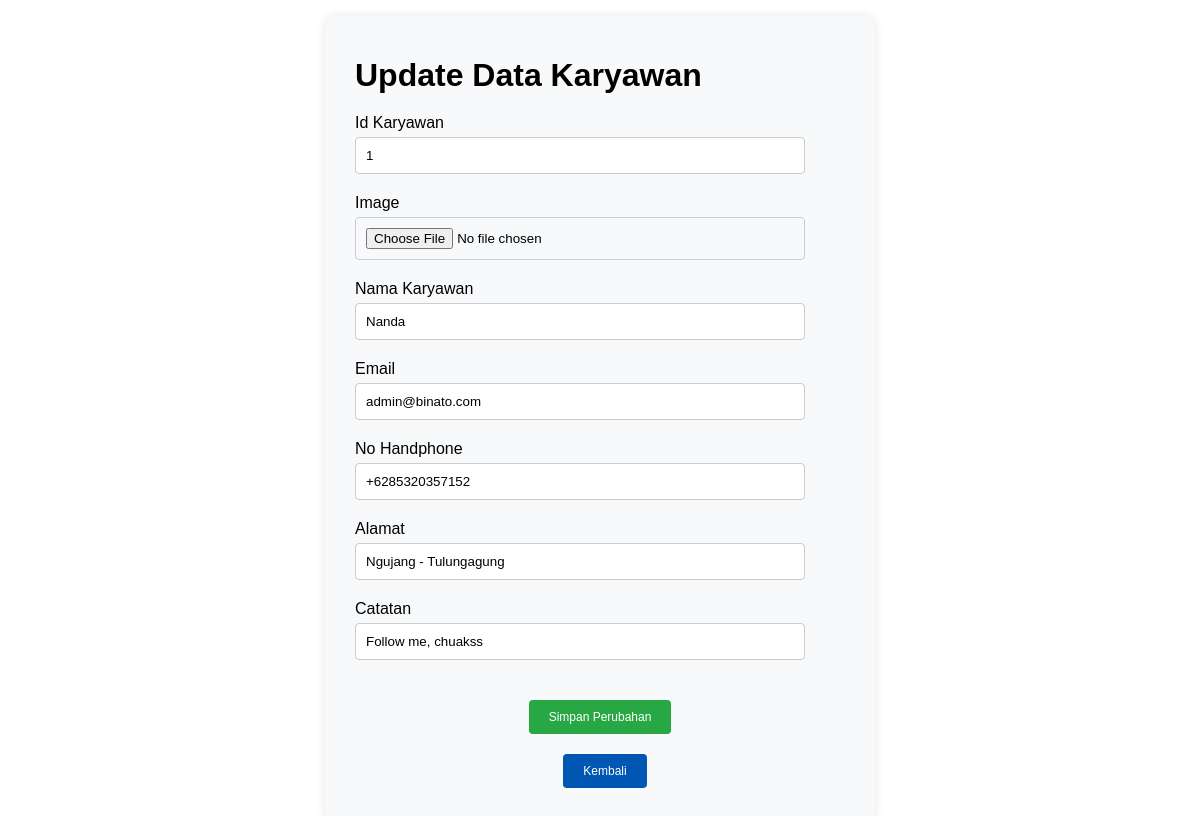
The app's page /karyawan/update_karyawan.php?id_karyawan=1 with its own data.
### tables this page shows
CREATE TABLE `karyawan` (
  `id_karyawan` int(11) NOT NULL,
  `nama_karyawan` varchar(100) NOT NULL,
  `email` varchar(255) NOT NULL,
  `no_hp` varchar(20) NOT NULL,
  `alamat` varchar(100) NOT NULL,
  `catatan` varchar(255) NOT NULL,
  `image` varchar(255) NOT NULL,
  `role` varchar(20) NOT NULL
);

### karyawan/update_karyawan.php (the view, shortened to what this page needs)
<?php
include('../conn.php');
$id_karyawan = $_GET["id_karyawan"];
$status = $conn->prepare("SELECT * FROM karyawan WHERE id_karyawan = :id_karyawan");
$status->bindParam(':id_karyawan', $id_karyawan);
$status->execute();
$data = $status->fetch();
?>
<head>
</head>
<body>
    <div class="container">
        <div class="form-container">
            <h1>Update Data Karyawan</h1>
            <form method="post" enctype="multipart/form-data">
                <div>
                    <label for="id_karyawan">Id Karyawan</label>
                    <input type="text" maxlength="50" class="form-control" name="id_karyawan" value="<?= $data['id_karyawan'] ?? ''; ?>" required readonly>
                </div>
                <div>
                    <label for="image">Image</label> <br>
                    <input type="file" class="form-control" name="image" required autofocus>
                </div>
                <div>
                    <label for="nama_karyawan">Nama Karyawan</label>
                    <input type="text" maxlength="50" class="form-control" name="nama_karyawan" value="<?= $data['nama_karyawan']; ?>" required autofocus>
                </div>
                <div>
                    <label for="email">Email</label>
                    <div>
                        <input type="text" maxlength="50" class="form-control" name="email" value="<?= $data['email']; ?>" required autofocus>
                    </div>
                    <div>
                        <label for="no_hp">No Handphone</label>
                        <div>
                            <input type="text" maxlength="50" class="form-control" name="no_hp" value="<?= $data['no_hp']; ?>" required autofocus>
                        </div>
                    </div>
                    <div>
                        <label for="alamat">Alamat</label>
                        <div>
                            <input type="text" maxlength="50" class="form-control" name="alamat" value="<?= $data['alamat']; ?>" required autofocus>
                        </div>
                    </div>
                    <div>
                        <label for="catatan">Catatan</label>
                        <div>
                            <input type="text" maxlength="50" class="form-control" name="catatan" value="<?= $data['catatan']; ?>" required autofocus>
                        </div>
                    </div>
                    <div class="center-button">
                        <button type="submit" name="submit" class="btn btn-save">
                            <i class="fas fa-save"></i>Simpan Perubahan
                        </button>
                    </div>
                    <div class="center-button">
                        <a href="../karyawan/list_karyawan.php" class="btn btn-back">
                            <i class="fas fa-home"></i> Kembali</a>
                    </div>
            </form>
        </div>
    </div>
</body>
</html>

### karyawan/update_karyawan.php (style rules this page uses)
body { height: 100%; font-family: Arial, Helvetica, sans-serif; margin: 0; padding: 0; }
.container { display: flex; justify-content: center; align-items: center; height: 100%; margin: 20px; }
.form-container { width: 500px; padding: 20px; padding-left: 30px; background-color: #f8f9fa; box-shadow: 0px 0px 10px rgba(0, 0, 0, 0.1); border-radius: 10px; margin: 10px 30px; }
h1 { margin-bottom: 20px; }
.form-control { width: 90%; padding: 10px; border: 1px solid #ccc; border-radius: 4px; margin-top: 5px; margin-bottom: 20px; }
.center-button { display: flex; justify-content: center; margin-top: 20px; }
.center-button button { margin-right: 10px; }
.btn { padding: 10px 20px; background-color: #dc3545; color: #fff; border: none; border-radius: 4px; cursor: pointer; text-decoration: none; font-size: 12px; }
.btn-save { background-color: #28a745; }
.btn-back { background-color: #0056b3; }

### records on screen
karyawan: id_karyawan "1", nama_karyawan "Nanda", email "admin@binato.com", no_hp "+6285320357152", alamat "Ngujang - Tulungagung", catatan "Follow me, chuakss"
